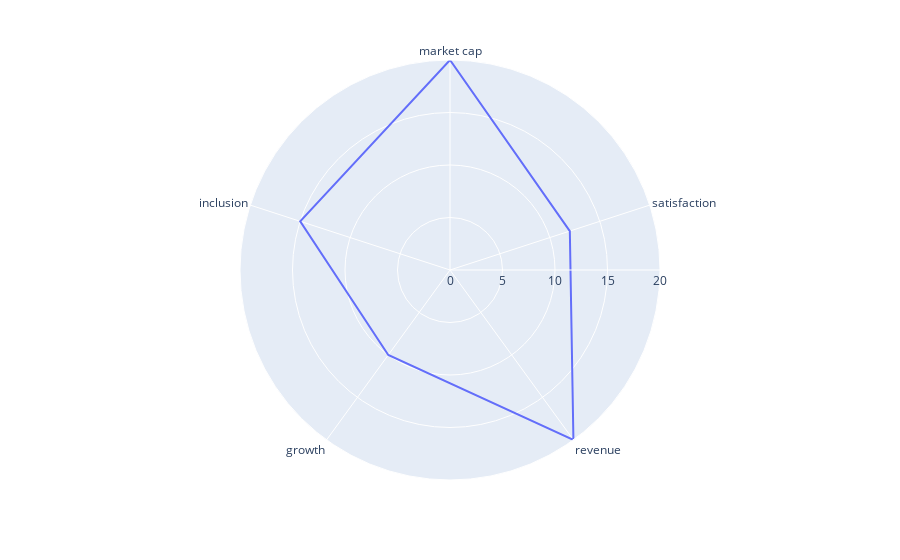

This figure's notebook cell:
### Code cell
import plotly.express as px

fig=px.line_polar(df,r='r',theta='theta',line_close=True)
fig.show()

### Figure 1 — Plotly figure (JSON) as saved in the notebook; plotly's stock layout.template omitted (floating-point values rounded to 4 significant figures)
{"data": [{"hovertemplate": "r=%{r}<br>theta=%{theta}<extra></extra>", "legendgroup": "", "line": {"color": "#636efa", "dash": "solid"}, "marker": {"symbol": "circle"}, "mode": "lines", "name": "", "r": [20, 12, 20, 10, 15, 20], "showlegend": false, "subplot": "polar", "theta": ["market cap", "satisfaction", "revenue", "growth", "inclusion", "market cap"], "type": "scatterpolar"}], "layout": {"legend": {"tracegroupgap": 0}, "margin": {"t": 60}, "polar": {"angularaxis": {"direction": "clockwise", "rotation": 90}, "domain": {"x": [0, 1], "y": [0, 1]}}}}
